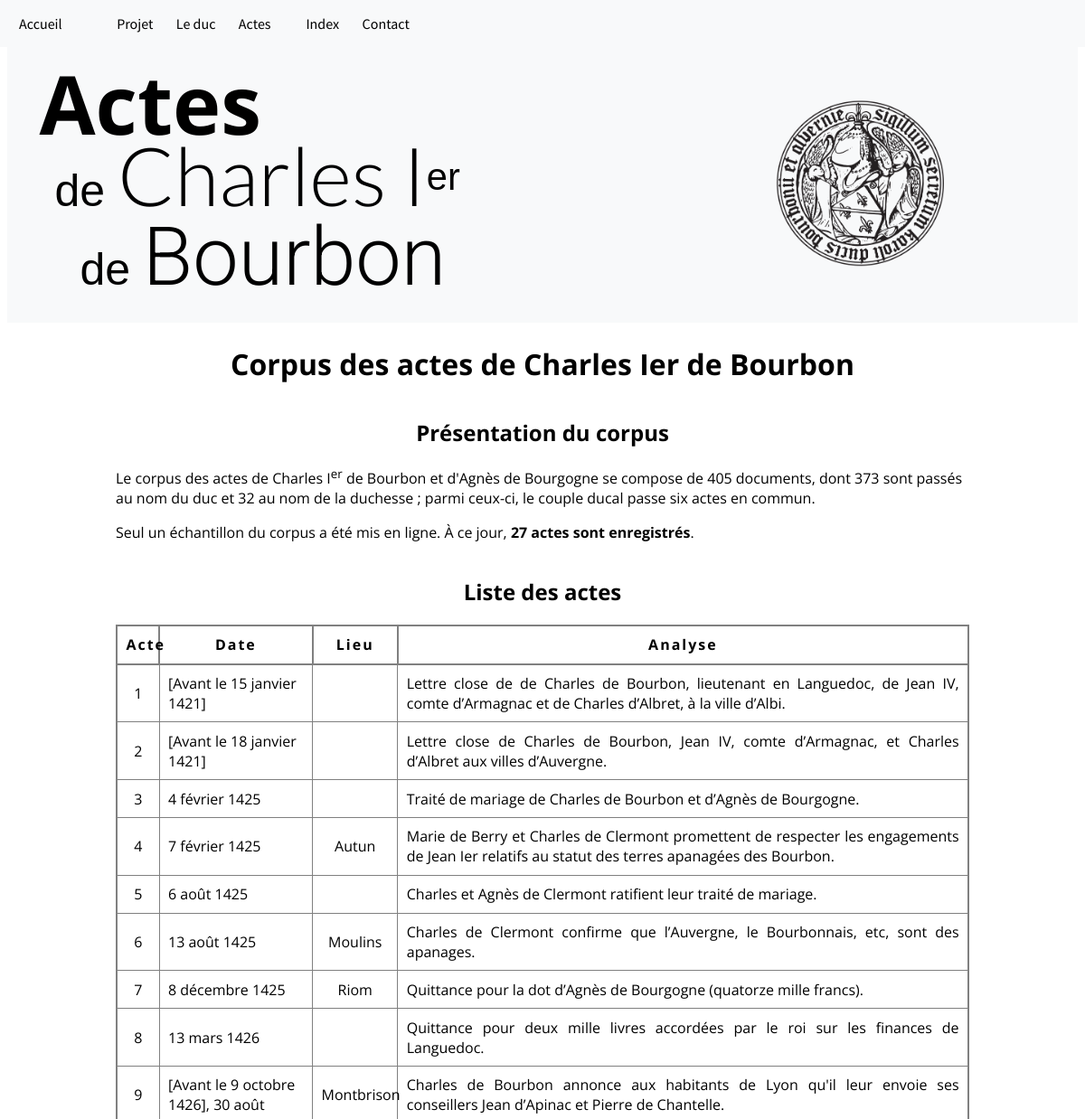
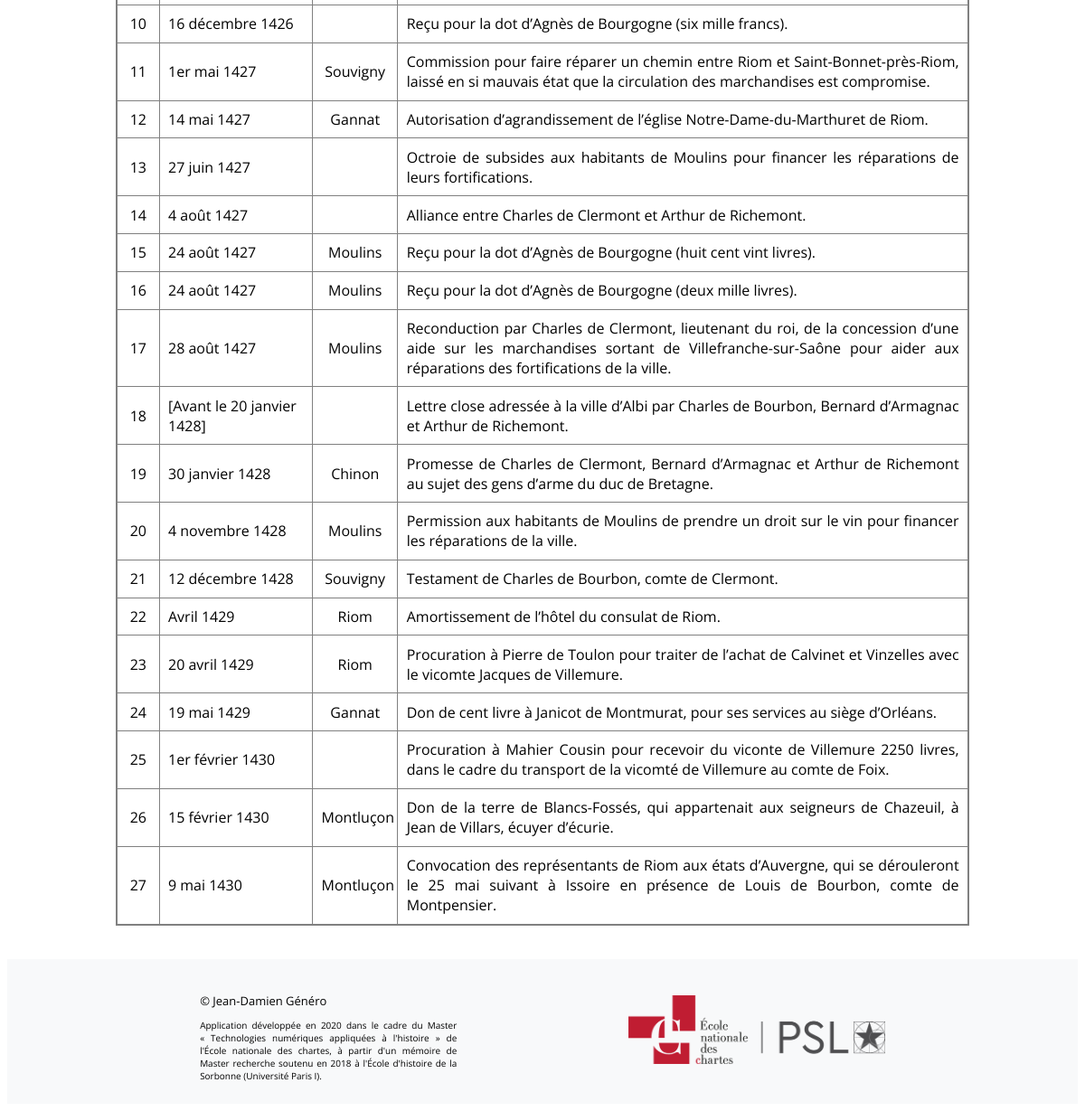
/actes, run on an earlier commit of the app's database (2 pictures, top to bottom).
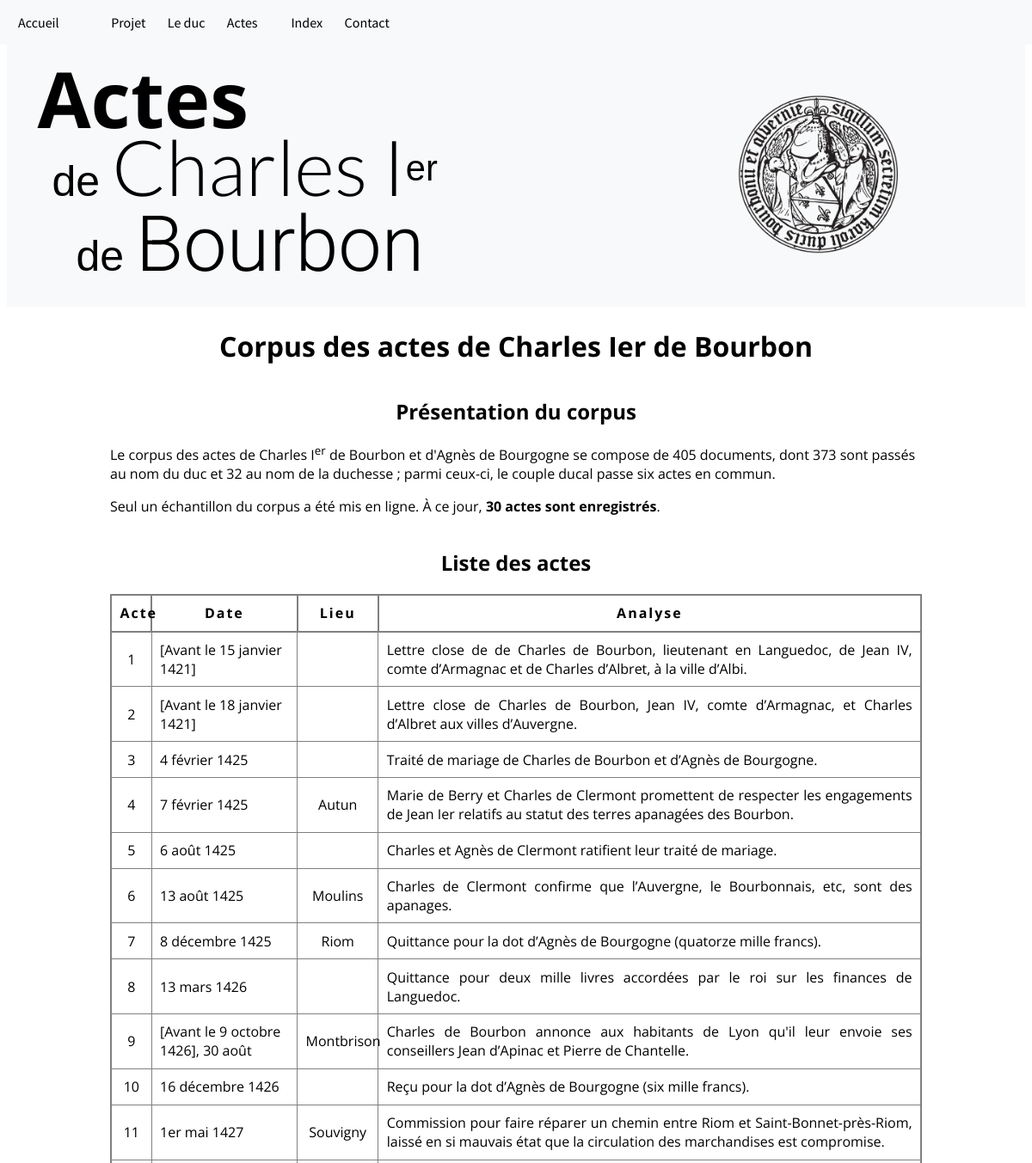
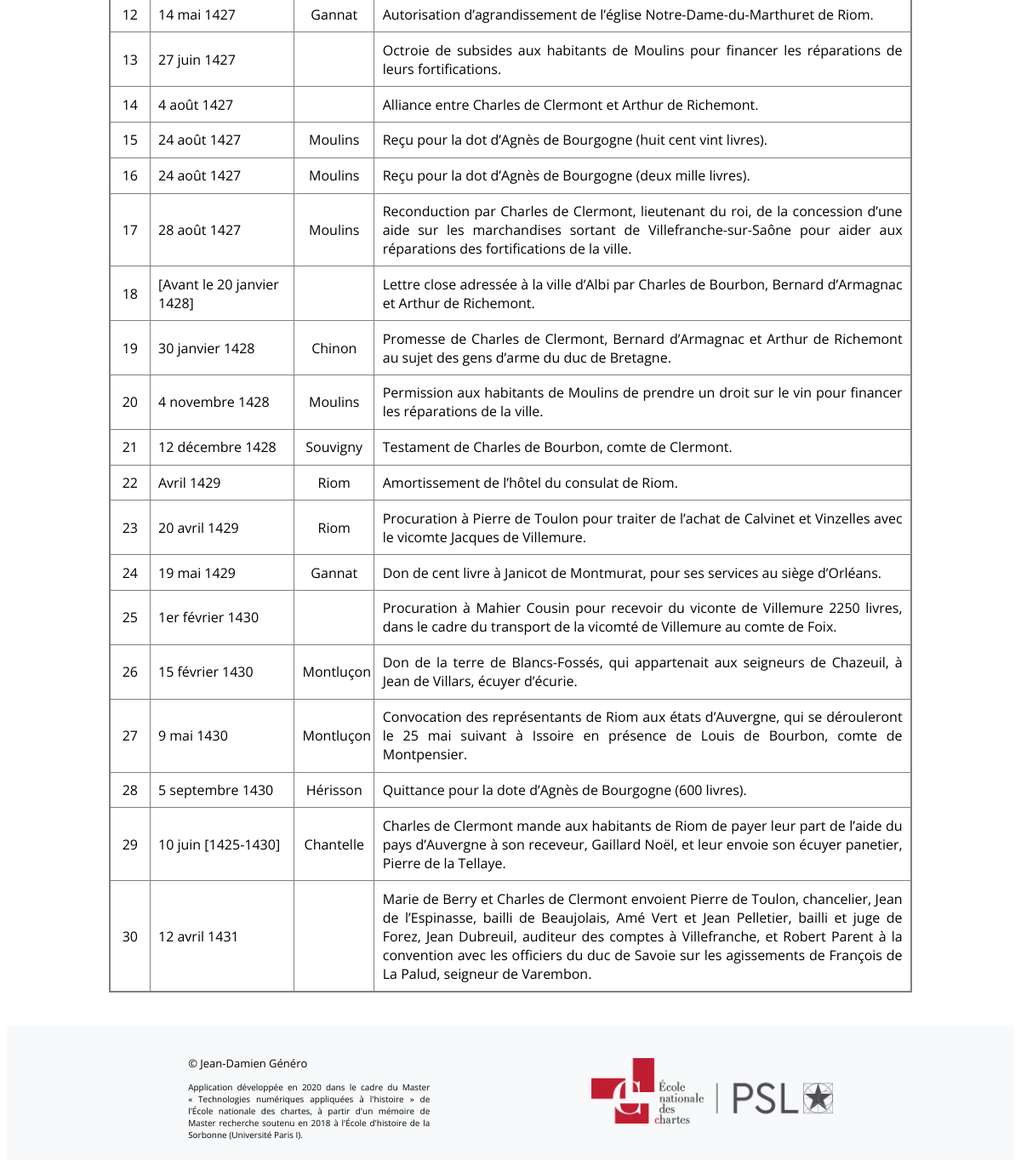
And on a later commit of the database (2 pictures, top to bottom).
### app/modeles/donnees.py (models this page shows)
class actes(db.Model):
	__tablename__ = "actes"
	id_acte = db.Column(db.Integer, unique=True, nullable=False, primary_key=True, autoincrement=True)
	lieu_conservation = db.Column(db.Text)
	cote = db.Column(db.Text)
	annee = db.Column(db.Text)
	date_temps = db.Column(db.Text)
	date_lieu = db.Column(db.Text)
	regeste = db.Column(db.Text)
	etatActe = db.Column(db.Text)
	typeActe = db.Column(db.Text)
	hauteur = db.Column(db.Integer)
	largeur = db.Column(db.Integer)
	repli = db.Column(db.Integer)
	"""
	depots = db.relationship("actes", back_populates="id_depots")

class depots(db.Model):
	__tablename__ = "depots"
	id_depots = db.Column(db.Integer, unique=True, nullable=False, primary_key=True, autoincrement=True)
	lieu_conservation = db.Column(db.Text)
	actes = db.relationship("depots", back_populates="actes_id_depots")
	conservation = db.relationship("actes", backref="document")
	"""

### app/routes.py (the view)
@app.route("/actes")
def corpus():
	Actes_total = actes.query.all()
	return render_template("pages/corpus.html", document=Actes_total)

### app/templates/pages/corpus.html
{% extends "conteneur.html" %}
{% block corps %}
    <div class="corpus-global">
    	<h1 class="h1_global">Corpus des actes de Charles Ier de Bourbon</h1>
        <div>
            <h2 class="h2_global">Présentation du corpus</h2>
            <p>Le corpus des actes de Charles I<sup>er</sup> de Bourbon et d'Agnès de Bourgogne se compose de 405 documents, dont 373 sont passés au nom du duc et 32 au nom de la duchesse ; parmi ceux-ci, le couple ducal passe six actes en commun.</p>
            <p>Seul un échantillon du corpus a été mis en ligne. À ce jour, <b>{{document|length}} actes sont enregistrés</b>.</p>
        </div>
        <div>
            <h2 class="h2_global">Liste des actes</h2>
            <div>
                <table>
                <thead>
                    <tr>
                        <th>Acte</th>
                        <th>Date</th>
                        <th>Lieu</th>
                        <th>Analyse</th>
                    </tr>
                </thead>
                    {% for acte in document %}
                        <tbody>
                            <tr>
                                <td><a href="{{url_for('acte', acte_id=acte.id_acte)}}">{{acte.id_acte}}</a></td>
                                <td>{{acte.date_temps}}</td>
                                <td>
                                    {% if acte.date_lieu %}
                                        {{acte.date_lieu}}
                                    {% endif %}
                                </td>
                                <td><a href="{{url_for('acte', acte_id=acte.id_acte)}}">{{acte.regeste}}.</a>
                            </td>
                            </tr>
                        </tbody>
                    {% endfor %}
                </table>
            </div>
        </div>
    </div>
{% endblock %}

### app/templates/conteneur.html (shortened to what this page needs)
<!DOCTYPE html>
<html lang="fr">
{% include "partials/css_projet.html" %}
<head>
</head>
<body>
    <nav class="nav-global fixed-top">
        <button class="dropbtn" style="margin-right: 3%;">
            <a href="{{url_for('accueil')}}">Accueil</a>
        </button>
        <div class="nav-list">
            <div class="nav-item">
                <li class="dropdown">
                  <button class="dropbtn">Projet</button>
                </li>
                <button class="dropbtn">
                    <a href="{{url_for('duc')}}">Le&nbsp;duc</a>
                </button>
                <li class="dropdown">
                  <button class="dropbtn">Actes</button>
                </li>
                <li class="dropdown">
                  <button class="dropbtn">Index</button>
                </li>
                <button class="dropbtn">
                    <a href="{{url_for('contact')}}">Contact</a>
                </button>
            </div>
        </div>
    </nav>
    <div>
        <header class="header-global">
            <div class="header-text-global">
                <h1 class="header-h1">
                    <p class="l1">Actes</p>
                    <p class="l2">de <hi class="charles">Charles I</hi><sup>er</sup></p>
                    <p class="l3">de <hi class="bourbon">Bourbon</hi></p>
                </h1>
            </div>
            <div class="rotate header-img-global">
                <div>
                    <img src="{{url_for('static', filename='img/sceau_accueil.png')}}" class="header-img" alt="Sceau de Charles Ier">
                </div>
            </div>
        </header>
        <div class="arriere_plan">
            {% block corps%}{%endblock%}
        </div>
    </div>
    <div>
        <footer class="bloc-footer">
            <div>
                <div class="global-footer">
                    <div class="text-footer">
                        <p class="name-footer">© Jean-Damien Généro</p>
                        <p class="credit-footer">Application développée en 2020 dans le cadre du <a href="http://www.chartes.psl.eu/fr/cursus/master-technologies-numeriques-appliquees-histoire">Master &#171; Technologies numériques appliquées à l'histoire &#187;</a> de l'École nationale des chartes, à partir d'un mémoire de Master recherche soutenu en 2018 à l'École d'histoire de la Sorbonne (Université Paris I).</p>
                    </div>
                    <div class="box-img-footer">
                        <a href="http://www.chartes.psl.eu/fr"><img src="{{url_for('static', filename='img/logo_enc.png')}}" alt="Logo de l'École des chartes" class="img-footer"></a>
                    </div>
                </div>
            </div>
        </footer>
    </div>
</body>
</html>

### app/templates/partials/css_projet.html
<link href="{{ url_for('static', filename='css/css.css')}}" rel="stylesheet" type="text/css">
<link href="{{ url_for('static', filename='css/table.css')}}" rel="stylesheet" type="text/css">
<link href="{{ url_for('static', filename='css/font.css')}}" rel="stylesheet" type="text/css">
<link href="{{ url_for('static', filename='css/form.css')}}" rel="stylesheet" type="text/css">

### app/static/css/css.css (style rules this page uses)
a:link, a:visited { text-decoration: none; color: black; }
.nav-global { display: flex; flex-direction: row; background: #f8f9fa; padding: 1.25%; margin: auto; flex-wrap: wrap; font-family: 'Source Sans Pro', sans-serif; }
.fixed-top { position: fixed; top: 0; right: 0; left: 0; z-index: 1030; }
.nav-item { display: flex; flex-direction: row; justify-content: space-between; margin: auto; }
.nav-item > li { margin-right: 5%; margin-left: 5%; list-style: none; width: 100%; flex-wrap: wrap; }
.dropbtn { background-color: inherit; color: black; border: none; font-family: inherit; font-size: inherit; }
.dropdown { position: relative; display: inline-block; }
.h1_global { display: flex; flex-direction: column; flex-wrap: wrap; margin: auto; text-align: center; font-family: 'Open Sans', sans-serif; }
.h2_global { display: flex; flex-direction: row; justify-content: center; font-size: x-large; margin-top: 4%; }
.arriere_plan { background-color: #ffffff; padding-top: 5px; padding-bottom: 0px; padding-left: 20px; padding-right: 20px; margin-left: 100px; margin-right: 100px; margin-top: 0px; margin-bottom: 0px; }
.header-global { display: flex; flex-direction: row; background-color: #f8f9fa; padding-left: 3%; margin-top: 4%; }
.header-h1 { display: flex; flex-direction: column; width: 70%; }
.header-text-global { display: flex; flex-direction: row; width: 70%; height: auto; }
.l1 { font-size: 90px; line-height: 100%; font-family: 'Open Sans', sans-serif; margin-top: 0%; margin-bottom: 2%; }
.l2 { font-size: 50px; line-height: 50%; text-indent: 3%; font-family: Helvetica; font-weight: 300; margin-top: 2%; margin-bottom: 2%; }
.l3 { font-size: 50px; line-height: 150%; text-indent: 8%; font-family: Helvetica; font-weight: 300; margin-top: 2%; margin-bottom: 0%; }
.charles { font-size: 90px; font-family: 'Lato', sans-serif; }
.bourbon { font-size: 90px; font-family: 'Roboto', sans-serif; }
.header-img-global { display: flex; flex-direction: column; margin: auto; flex-wrap: wrap; width: 30%; }
.header-img { width: 60%; height: auto; }
.rotate div img { -webkit-transition: all 0.75s ease; transition: all 2s ease; }
.bloc-footer { background: #f8f9fa; }
.global-footer { display: flex; flex-direction: row; justify-content: space-around; padding: 2%; width: 80%; margin: auto; }
.text-footer { display: flex; flex-direction: column; width: 30%; font-family: 'Open Sans', sans-serif; justify-content: center; }
.name-footer { margin-bottom: 0.5%; font-size: small; }
.credit-footer { font-size: x-small; text-align: justify; margin-bottom: 0%; }
.box-img-footer { display: flex; flex-direction: column; justify-content: center; width: 30%; }
.img-footer { width: 100%; height: auto; }
.corpus-global { font-family: 'Open Sans', sans-serif; margin-top: 2%; margin-bottom: 4%; }

### app/static/css/table.css (style rules this page uses)
table { table-layout: auto; width: 100%; border-collapse: collapse; border: 2px solid gray; }
thead th:nth-child(1) { width: 5%; }
thead th:nth-child(2) { width: 18%; }
thead th:nth-child(3) { width: 10%; text-align: center; }
thead th:nth-child(4) { width: 67%; }
th { letter-spacing: 2px; border: 2px solid gray; }
tbody td:nth-child(1) { text-align: center; }
tbody td:nth-child(3) { text-align: center; }
tbody td:nth-child(4) { text-align: justify; }
th, td { padding: 1%; }
td { border: 0.75px solid gray; }

What changed in the data, as far as the page shows it:
added actes: id_acte "28", date_temps "5 septembre 1430", date_lieu "Hérisson", regeste "Quittance pour la dote d’Agnès de Bourgogne (600 livres)"
added actes: id_acte "29", date_temps "10 juin [1425-1430]", date_lieu "Chantelle", regeste "Charles de Clermont mande aux habitants de Riom de payer leur part de l’aide du pays d’Auvergne à son receveur, Gaillard Noël, et leur envoie son écuyer panetier, Pierre de la Tellaye"
added actes: id_acte "30", date_temps "12 avril 1431", regeste "Marie de Berry et Charles de Clermont envoient Pierre de Toulon, chancelier, Jean de l’Espinasse, bailli de Beaujolais, Amé Vert et Jean Pelletier, bailli et juge de Forez, Jean Dubreuil, auditeur des comptes à Villefranche, et Robert Parent à la convention avec les officiers du duc de Savoie sur les agissements de François de La Palud, seigneur de Varembon"
Also different on the page:
{{ document|length }}: "27" → "30"
